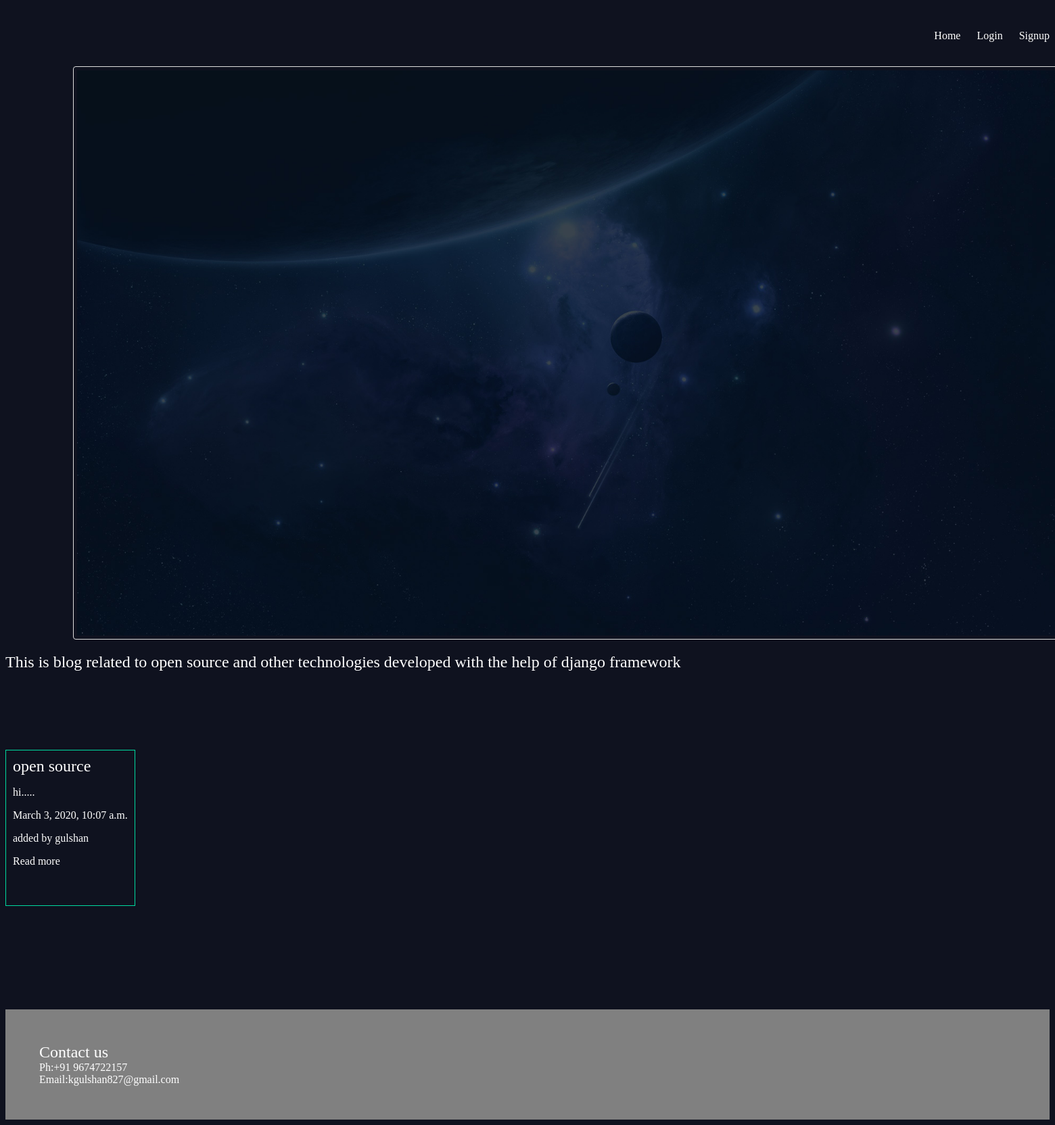
The app's page /, older data.
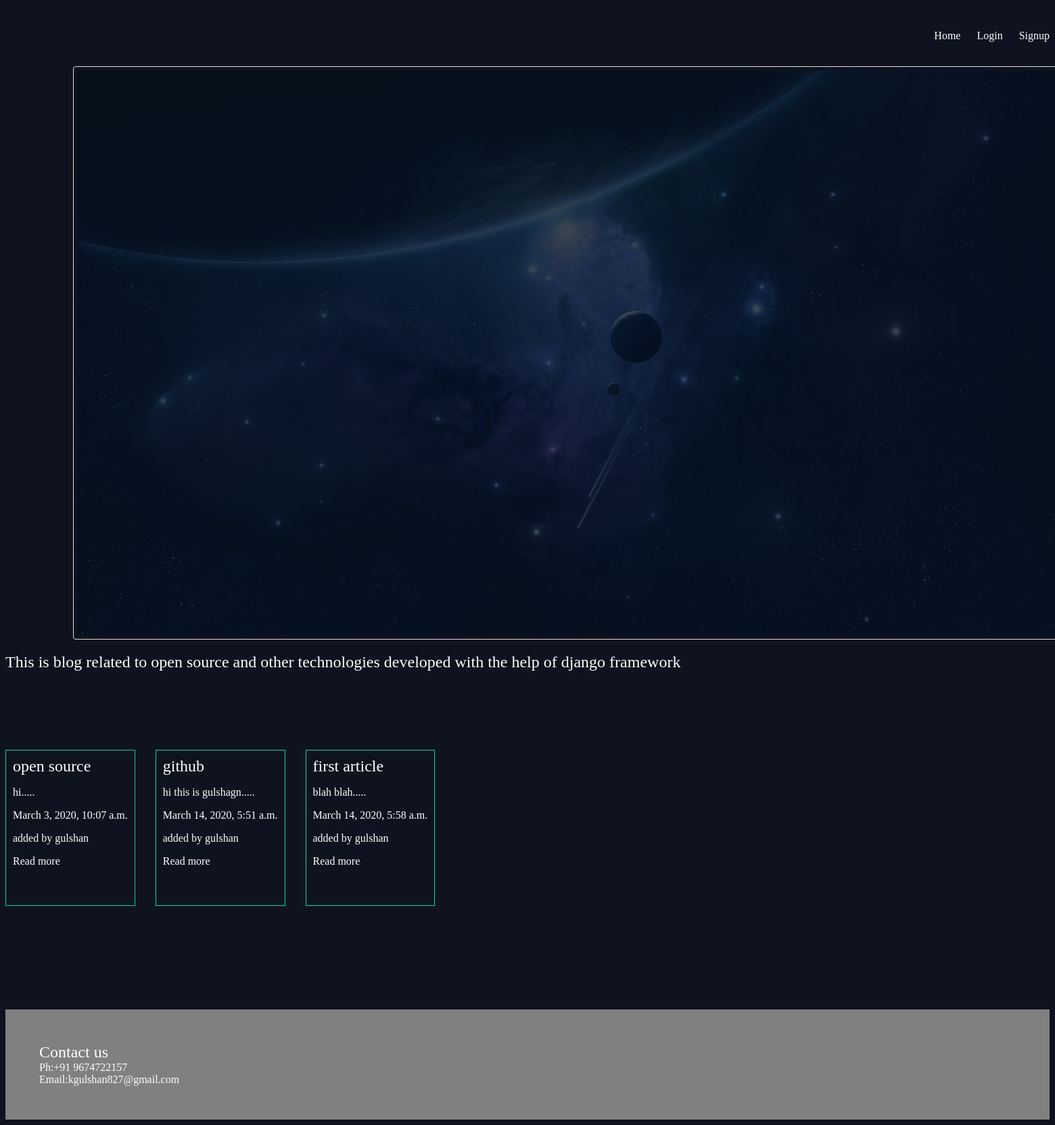
The same page, newer data.
### articles/models.py (models this page shows, shortened)
class Articles(models.Model):
    title=models.CharField(max_length=100)
    slug=models.SlugField()
    body=models.TextField()
    date=models.DateTimeField(auto_now_add=True)
    thumb=models.ImageField(default='default.png',blank=True)
    author=models.ForeignKey(User,default=None,on_delete=models.CASCADE)
    def snippet(self):
        return self.body[0:50]+"....."

### articles/views.py (the view)
# urls.py: path('',views.article_list,name="list"),
def article_list(request):
    articles=Articles.objects.all().order_by('date')
    return render(request,'article_list.html',{'articles':articles,
                                               })

### articles/templates/article_list.html (shortened to what this page needs)
{% extends 'base.html' %}
{% block content %}
<img src="/static/hero-image.jpg" alt="Paris" style="width:1500px">
<div class="card">
    <p>
       <h2> This is blog related to open source and other technologies
    developed with the help of django framework</h2>
    </p>
</div>
<div class="articles">
     {% for article in articles %}
     <div class="article">
         <h2><a href="{% url 'detail' slug=article.slug %}">{{article.title}}</a></h2>
         <p>{{article.snippet}}
         </p>
         <p>{{article.date}}
         </p>
         <p class="author" >added by {{ article.author.username }}</p>
         <p class="more"><a href ="{% url 'detail' slug=article.slug  %}">Read more</a></p>
     </div>
     {% endfor %}
</div>
<footer>
    <h2>Contact us</h2>
 Ph:+91 9674722157<br>
    Email:kgulshan827@gmail.com
</footer>
</body>
</html>
{% endblock %}

### articles/templates/base.html (shortened to what this page needs)
<!DOCTYPE html>
<html lang="en">
<head>
    <link rel="stylesheet" href= "/static/styles.css"  >
</head>
<body>
<header class="wrapper">
        <nav>
            <ul>
                <li><a href="{% url 'list' %}">Home</a></li>
                {% if user.is_authenticated %}
                <li>
                    <form class="logout" action="{% url 'logout' %}" method="post">
                        {% csrf_token %}
                     <button type="submit">logout</button>
                    </form>
                </li>
            <li><a href="{% url 'create' %}">New article</a></li>
                {% else %}
                <li><a href="{% url 'login' %}" >Login</a></li>
                <li><a href="{% url 'signup' %}" >Signup </a></li>
                {% endif %}
            </ul>
        </nav>
    </header>
<div class="wrapper">
    {% block content %}
    {% endblock %}
</body>
</html>

### assets/styles.css (style rules this page uses)
body { background-color:#0f121f; background-repeat-y:no-repeat; color:#fff; background-image:/static/hero-image.jpg; }
body * { font-family:Ubuntu; }
h1,h2,h3,h4,h5 { font-weight:normal; margin:0; }
a,a:hover,a:visited { color:#fff; text-decoration:none; }
header { display:grid; grid-template-columns;1fr 1fr; padding:20px 0; text-allign:center; margin-left:500px; }
img { border: 1px solid #ddd; border-radius: 4px; padding: 5px; width:1200px; margin-left:100px; }
.articles { display:grid; grid-template-columns:1fr 1fr 1fr; grid-gap:30px; margin-top:100px; position:absolute; }
.article { padding:10px; border:1px solid #00dba0; position:relative; padding-bottom:40px; }
footer { margin-top:500px; padding:50px; background-color:gray; }
nav { justify-self:end; }
nav li { display:inline-block; margin-left:20px; }

Row changes from the older to the newer data that the page shows:
added Articles: title "github", snippet "hi this is gulshagn.....", date "March 14, 2020, 5:51 a.m.", author.username "gulshan"
added Articles: title "first article", snippet "blah blah.....", date "March 14, 2020, 5:58 a.m.", author.username "gulshan"
